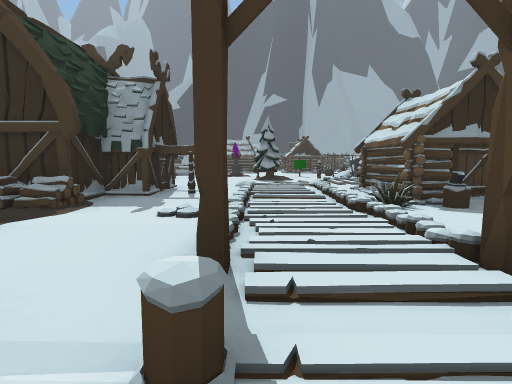
View 1 (above)

24 first-person views from a walk through a 3-D level made in the Unity game engine. The camera is 1.4 m above the floor, tilts 6° down and sees 85° across. The floor is counted in squares, 2 m on a side. Each view is taken from the middle of a square. On the plan, view 1 faces up. The plan holds only what a view shows up to about 9 squares ahead; the rest is blank. The place goes on beyond the plan. The player character is not drawn. Some animated figures are not drawn. Door leaves are left out, so doorways stand open. Some surface patterns are stand-ins.

View 2
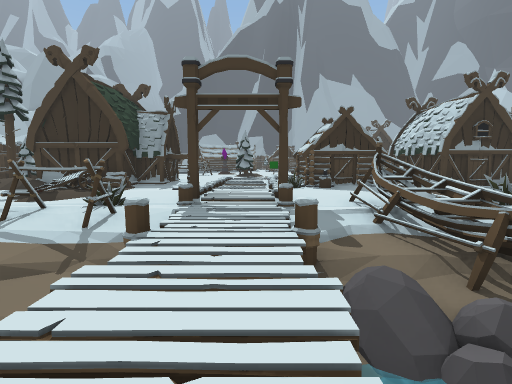

View 3
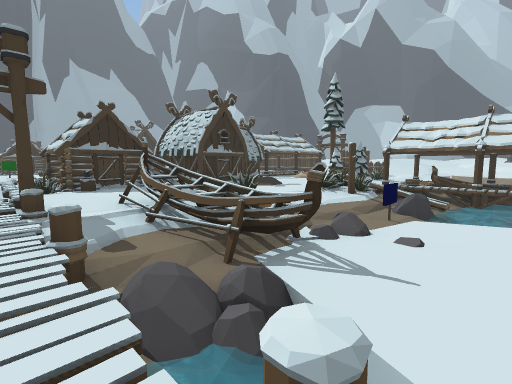

View 4
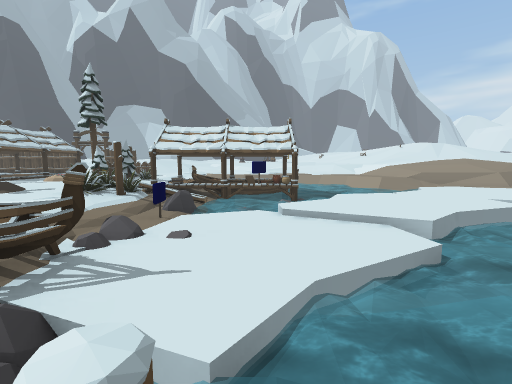

View 5
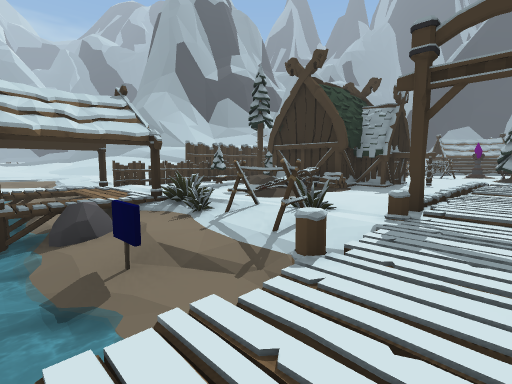

View 6
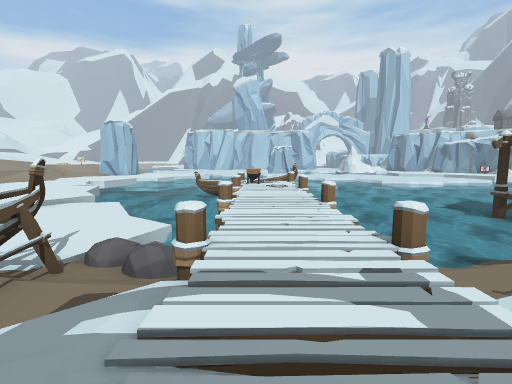

View 7
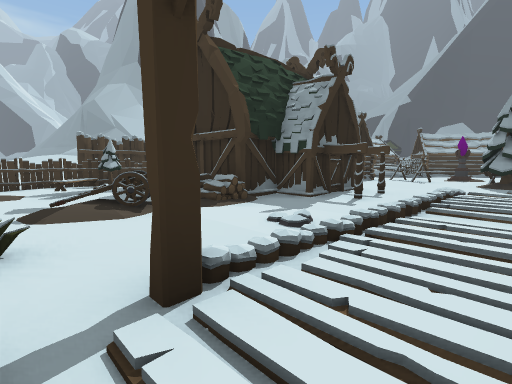

View 8
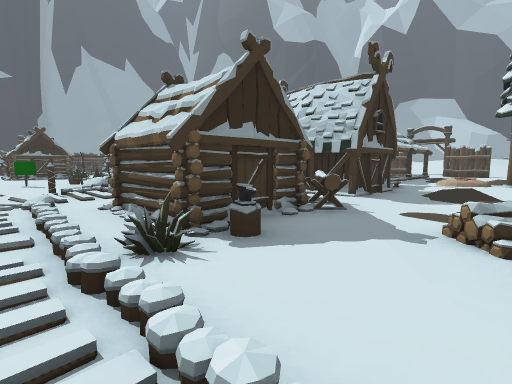

View 9
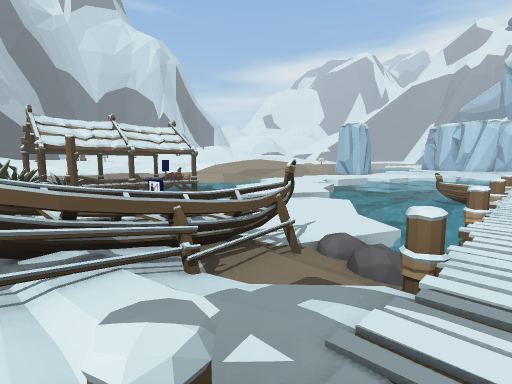

View 10
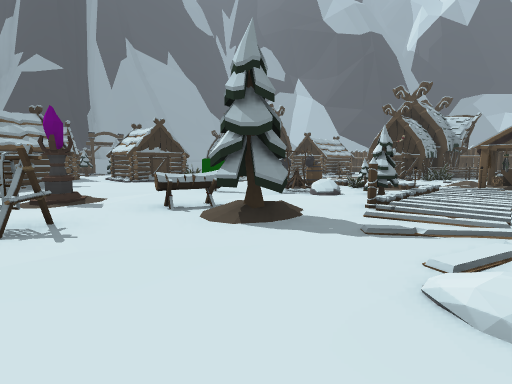

View 11
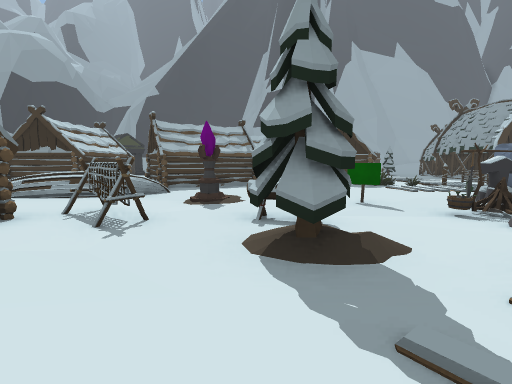

View 12
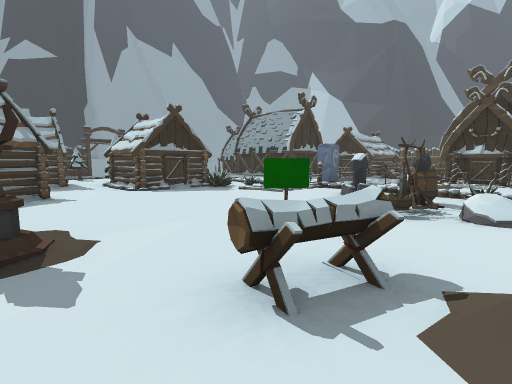

View 13
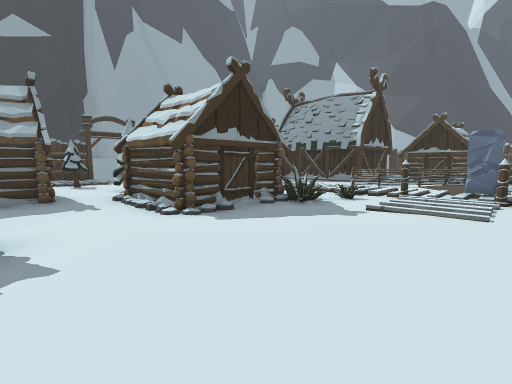

View 14
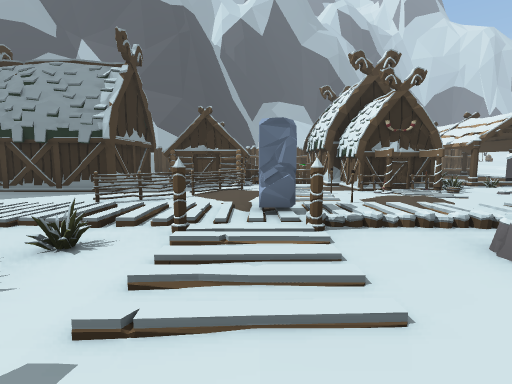

View 15
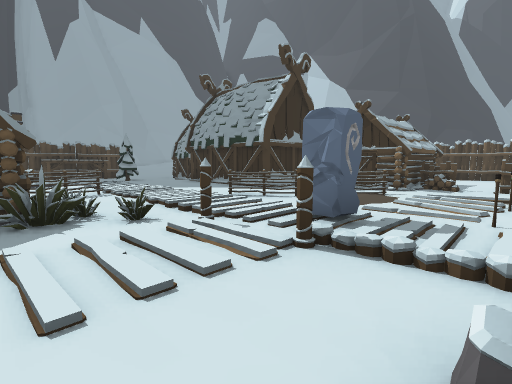

View 16
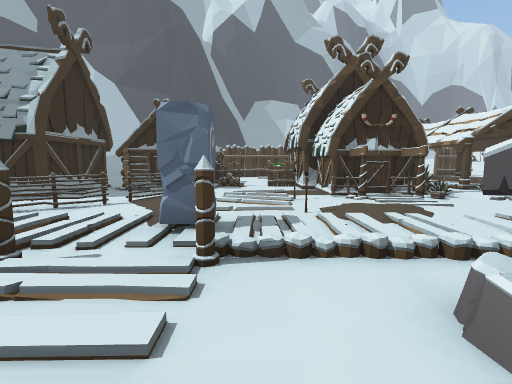

View 17
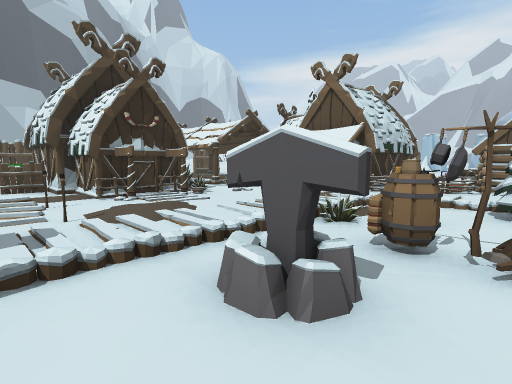

View 18
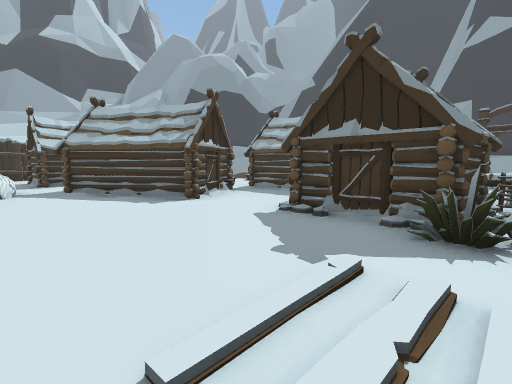

View 19
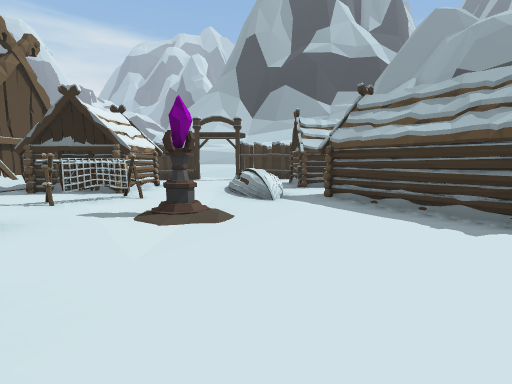

View 20
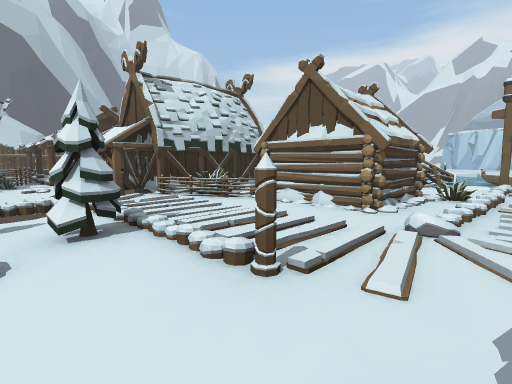

View 21
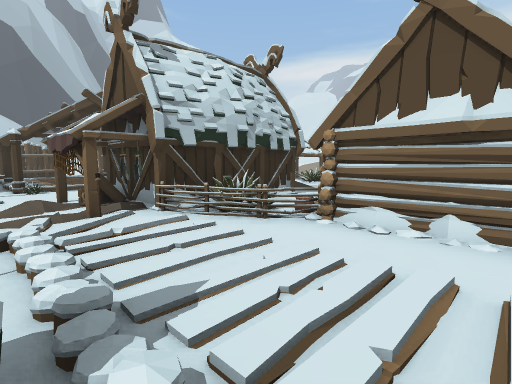

View 22
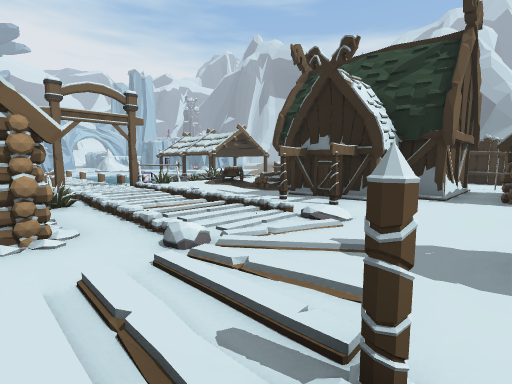

View 23
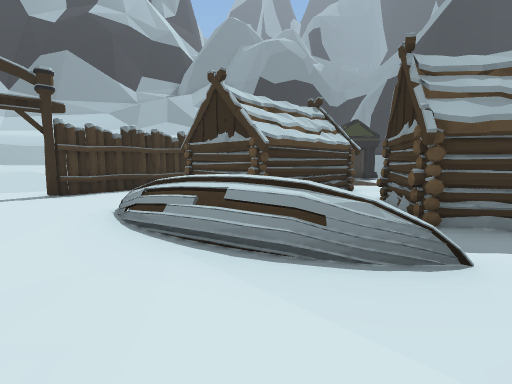

View 24
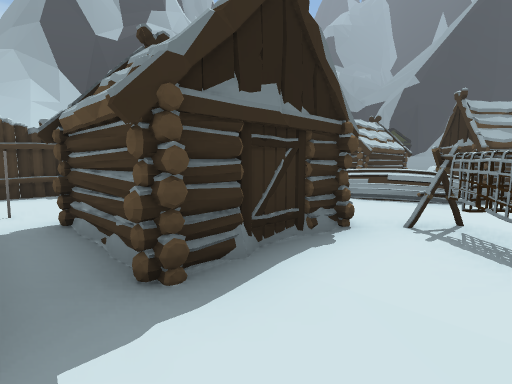

### Floor plan
Key: @ floor where view 1 was taken; # wall or solid block; x gap in a wall; . main floor; : floor 0.25 m higher than the main floor; + floor 0.5 m higher than the main floor; - floor 0.5 m lower than the main floor; _ floor 0.75 m lower than the main floor; / step, stairs or slope; = window, fence, low wall or low ledge; ≈ water the walk keeps out of; ^ raised ledge; v drop or lower ground; P pole; L log; S stump; T pine tree; W wagon; B boat; R rack; C rock; I sign; E bench; F fence; A crate; O other object.
Columns run from 12 left of view 1 to 15 right of it. Each row starts with its distance up from view 1.
 24               T.O
 23               .T....  #
 22               .TLL.:..#
 21            ###O #FF:..#
 20        .   #..###O.:..###
 19        #:  #..####.:F...x
 18        ######....OO:.F..#
 17   F  ###.##.......P:..F.###
 16   FF ...........::.O...:FL#.
 15    F...BBB......:.PO.::.....
 14 /.F .......O..I..C/:O.O..FO
 13 /................C/:+PR###
 12       .##RR.LL.OCOO..OP#
 11        ##.::T...TO/...OOO
 10    F..###..:TTP.TO/:...OOO
  9    F.#.........::.:OAO.O#/=
  8       ^###.P::....FO##  ++
  7          #.P.:.O#FO##
  6         ##.P:.##  .#
  5      Tx##.../.O##O.###
  4     TF/.LL.//:OOSL......
  3     F.E..W../:......:/..T
  2     F.E.//..O:..L  .....
  1     F...../OO.OBBOO.O
  0     F./#ORRR@..BB../OO
 -1    -:.v#=---O/OBB/--/OB#
 -2    _=vv#C_I≈O -BBC/IC_-=#
 -3     #≈≈#≈≈≈≈ :≈_____≈≈≈#OO
 -4        #≈≈≈≈ :O_____≈≈≈ O
 -5        #≈≈≈≈  ≈≈___-≈≈
 -6        ≈≈≈≈≈OOO≈≈__--≈
 -7       ≈≈≈≈≈≈ O≈≈≈≈----≈
 -8       ≈≈≈≈≈  O≈≈≈≈≈---≈
 -9             OOBB≈ ≈----

Positions as (right, up) in squares from view 1, and headings:
1: (0, 0), facing up
2: (1, -4), facing up
3: (1, -4), facing up-right
4: (1, -4), facing right
5: (1, -3), facing up-left
6: (1, 1), facing down
7: (1, 1), facing up-left
8: (1, 2), facing up-right
9: (1, 1), facing down-right
10: (-2, 8), facing up-right
11: (0, 8), facing up
12: (-1, 11), facing up-right
13: (0, 15), facing up-right
14: (3, 16), facing right
15: (4, 14), facing up-right
16: (4, 15), facing right
17: (4, 15), facing down-right
18: (5, 15), facing up-left
19: (3, 15), facing left
20: (1, 11), facing down-right
21: (3, 10), facing down-right
22: (3, 10), facing down-left
23: (-2, 13), facing up-left
24: (-2, 9), facing up-left
